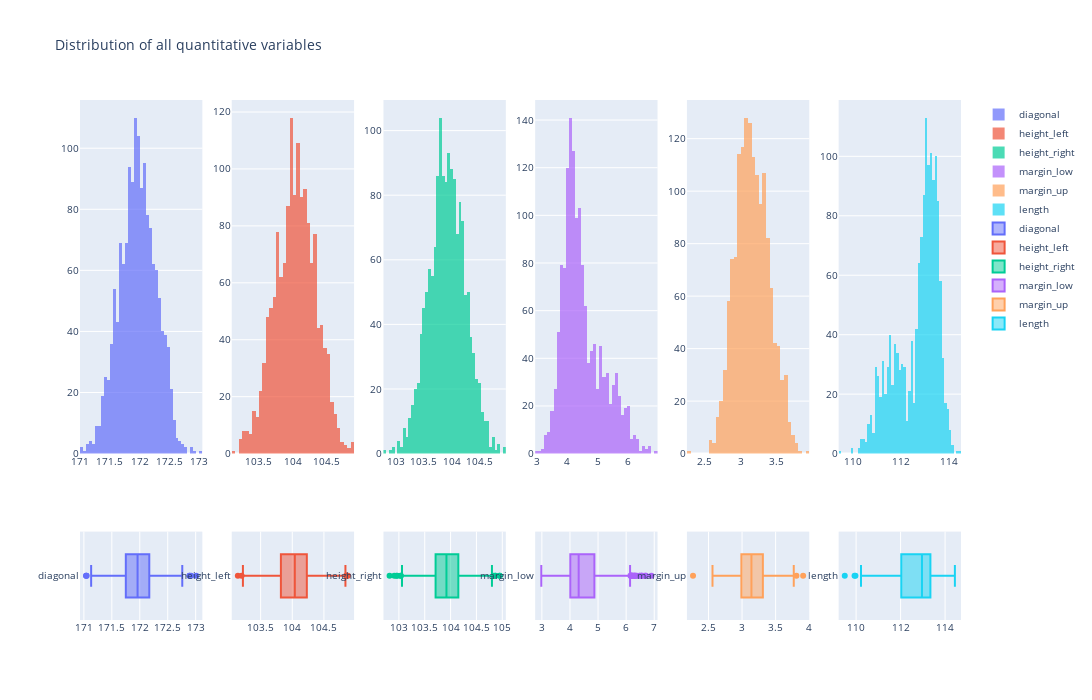

Notebook source saved alongside this figure:
### Code cell
display_histogram_boxplot(df)

### Figure 1 — Plotly figure (JSON) as saved in the notebook; plotly's stock layout.template omitted (floating-point values rounded to 4 significant figures; data arrays with more than 128 entries replaced by an {"elided": "..."} marker saying what was removed)
{"data": [{"marker": {"color": "#636EFA"}, "name": "diagonal", "nbinsx": 50, "opacity": 0.7, "type": "histogram", "x": {"elided": "1500 float values"}, "xaxis": "x", "yaxis": "y"}, {"marker": {"color": "#EF553B"}, "name": "height_left", "nbinsx": 50, "opacity": 0.7, "type": "histogram", "x": {"elided": "1500 float values"}, "xaxis": "x2", "yaxis": "y2"}, {"marker": {"color": "#00CC96"}, "name": "height_right", "nbinsx": 50, "opacity": 0.7, "type": "histogram", "x": {"elided": "1500 float values"}, "xaxis": "x3", "yaxis": "y3"}, {"marker": {"color": "#AB63FA"}, "name": "margin_low", "nbinsx": 50, "opacity": 0.7, "type": "histogram", "x": {"elided": "1500 float values"}, "xaxis": "x4", "yaxis": "y4"}, {"marker": {"color": "#FFA15A"}, "name": "margin_up", "nbinsx": 50, "opacity": 0.7, "type": "histogram", "x": {"elided": "1500 float values"}, "xaxis": "x5", "yaxis": "y5"}, {"marker": {"color": "#19D3F3"}, "name": "length", "nbinsx": 50, "opacity": 0.7, "type": "histogram", "x": {"elided": "1500 float values"}, "xaxis": "x6", "yaxis": "y6"}, {"hoverinfo": "text", "marker": {"color": "#636EFA"}, "name": "diagonal", "text": {"elided": "1500 int values"}, "type": "box", "x": {"elided": "1500 float values"}, "xaxis": "x7", "yaxis": "y7"}, {"hoverinfo": "text", "marker": {"color": "#EF553B"}, "name": "height_left", "text": {"elided": "1500 int values"}, "type": "box", "x": {"elided": "1500 float values"}, "xaxis": "x8", "yaxis": "y8"}, {"hoverinfo": "text", "marker": {"color": "#00CC96"}, "name": "height_right", "text": {"elided": "1500 int values"}, "type": "box", "x": {"elided": "1500 float values"}, "xaxis": "x9", "yaxis": "y9"}, {"hoverinfo": "text", "marker": {"color": "#AB63FA"}, "name": "margin_low", "text": {"elided": "1500 int values"}, "type": "box", "x": {"elided": "1500 float values"}, "xaxis": "x10", "yaxis": "y10"}, {"hoverinfo": "text", "marker": {"color": "#FFA15A"}, "name": "margin_up", "text": {"elided": "1500 int values"}, "type": "box", "x": {"elided": "1500 float values"}, "xaxis": "x11", "yaxis": "y11"}, {"hoverinfo": "text", "marker": {"color": "#19D3F3"}, "name": "length", "text": {"elided": "1500 int values"}, "type": "box", "x": {"elided": "1500 float values"}, "xaxis": "x12", "yaxis": "y12"}], "layout": {"font": {"size": 10}, "height": 700, "showlegend": true, "title": {"text": "Distribution of all quantitative variables"}, "width": 1200, "xaxis": {"anchor": "y", "domain": [0, 0.1389]}, "xaxis10": {"anchor": "y10", "domain": [0.5167, 0.6556]}, "xaxis11": {"anchor": "y11", "domain": [0.6889, 0.8278]}, "xaxis12": {"anchor": "y12", "domain": [0.8611, 1]}, "xaxis2": {"anchor": "y2", "domain": [0.1722, 0.3111]}, "xaxis3": {"anchor": "y3", "domain": [0.3444, 0.4833]}, "xaxis4": {"anchor": "y4", "domain": [0.5167, 0.6556]}, "xaxis5": {"anchor": "y5", "domain": [0.6889, 0.8278]}, "xaxis6": {"anchor": "y6", "domain": [0.8611, 1]}, "xaxis7": {"anchor": "y7", "domain": [0, 0.1389]}, "xaxis8": {"anchor": "y8", "domain": [0.1722, 0.3111]}, "xaxis9": {"anchor": "y9", "domain": [0.3444, 0.4833]}, "yaxis": {"anchor": "x", "domain": [0.32, 1]}, "yaxis10": {"anchor": "x10", "domain": [0, 0.17]}, "yaxis11": {"anchor": "x11", "domain": [0, 0.17]}, "yaxis12": {"anchor": "x12", "domain": [0, 0.17]}, "yaxis2": {"anchor": "x2", "domain": [0.32, 1]}, "yaxis3": {"anchor": "x3", "domain": [0.32, 1]}, "yaxis4": {"anchor": "x4", "domain": [0.32, 1]}, "yaxis5": {"anchor": "x5", "domain": [0.32, 1]}, "yaxis6": {"anchor": "x6", "domain": [0.32, 1]}, "yaxis7": {"anchor": "x7", "domain": [0, 0.17]}, "yaxis8": {"anchor": "x8", "domain": [0, 0.17]}, "yaxis9": {"anchor": "x9", "domain": [0, 0.17]}}}
